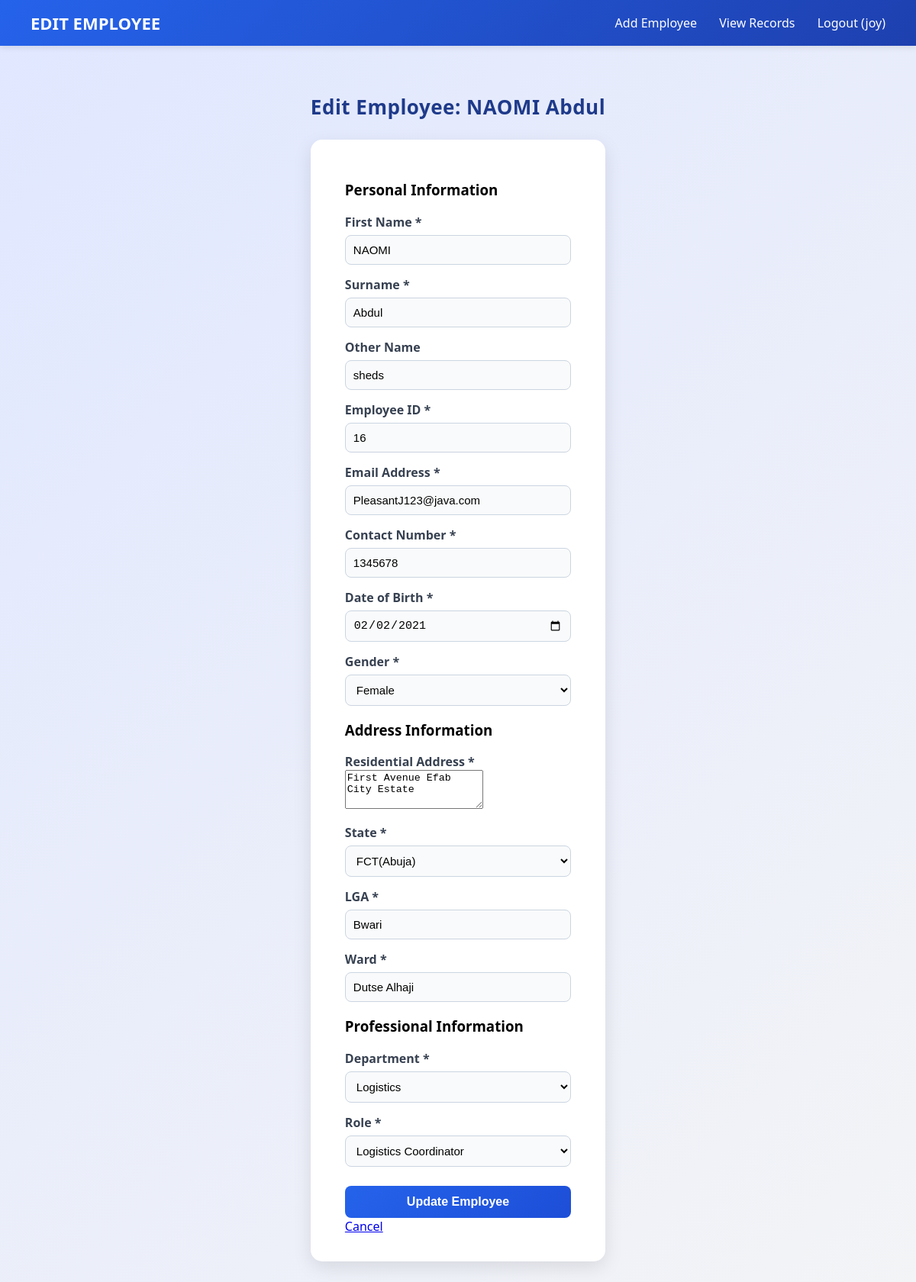
Screenshot of /employee/edit/3/ (signed in) with the database file from the repository.
### employees/models.py (models this page shows, shortened)
class Employee(models.Model):
    first_name = models.CharField(max_length=100)
    surname = models.CharField(max_length=100)  # Changed from last_name to match form
    other_name = models.CharField(max_length=100, blank=True, null=True)
    employee_id = models.CharField(max_length=50, unique=True)  # NEW field
    email = models.EmailField(unique=True)
    contact_number = models.CharField(max_length=20)  # NEW field
    date_of_birth = models.DateField()
    address = models.TextField()  # NEW field
    GENDER_CHOICES = [
        ('Male', 'Male'),
        ('Female', 'Female'),
    ]
    gender = models.CharField(max_length=10, choices=GENDER_CHOICES)
    state = models.CharField(max_length=100)
    lga = models.CharField(max_length=100)  # Local Government Area
    ward = models.CharField(max_length=100)
    department = models.CharField(max_length=100)
    role = models.CharField(max_length=100)
    profile_picture = models.ImageField(
        upload_to='profile_pictures/',
        blank=True,
        null=True,
        verbose_name='Profile Picture'
    )
    created_at = models.DateTimeField(auto_now_add=True)
    updated_at = models.DateTimeField(auto_now=True)
    class Meta:
        db_table = 'employees'
        ordering = ['-created_at']  # Newest records first by default

### employees/views.py (the view)
    def _wrapped_view(request, *args, **kwargs):
        if not request.user.is_superuser:
            return redirect('access_denied')
        return view_func(request, *args, **kwargs)

### employees/views.py (called while the page is built, shortened)
def superuser_required(view_func):
    def _wrapped_view(request, *args, **kwargs):
        if not request.user.is_superuser:
            return redirect('access_denied')
        return view_func(request, *args, **kwargs)
    return _wrapped_view

@login_required
@superuser_required
def edit_employee(request, employee_id):
    employee = get_object_or_404(Employee, id=employee_id)
    return render(request, 'employees/edit_form.html', {'employee': employee})

### employees/templates/employees/edit_form.html (shortened to what this page needs)
<!DOCTYPE html>
<html lang="en">
<head>
    {% load static %}
    <link rel="stylesheet" href="{% static 'css/form.css' %}">
</head>
<body>
    <header class="navbar">
        <h1>EDIT EMPLOYEE</h1>
        <nav>
            <a href="{% url 'employee_form' %}">Add Employee</a>
            <a href="{% url 'view_records' %}">View Records</a>
            {% if user.is_authenticated %}
                <a href="{% url 'logout' %}">Logout ({{ user.username }})</a>
            {% endif %}
        </nav>
    </header>
    <main class="form-page">
        <div class="form-container">
            <h2>Edit Employee: {{ employee.first_name }} {{ employee.surname }}</h2>
            <form method="POST" class="employee-form">
                <div class="form-section">
                    <h3>Personal Information</h3>
                    <div class="form-row">
                        <div class="form-group">
                            <label for="firstname">First Name *</label>
                            <input type="text" id="firstname" name="firstname" value="{{ employee.first_name }}" required>
                        </div>
                        <div class="form-group">
                            <label for="surname">Surname *</label>
                            <input type="text" id="surname" name="surname" value="{{ employee.surname }}" required>
                        </div>
                    </div>
                    <div class="form-row">
                        <div class="form-group">
                            <label for="othername">Other Name</label>
                            <input type="text" id="othername" name="othername" value="{{ employee.other_name|default:'' }}">
                        </div>
                        <div class="form-group">
                            <label for="employeeid">Employee ID *</label>
                            <input type="text" id="employeeid" name="employeeid" value="{{ employee.employee_id }}" required>
                        </div>
                    </div>
                    <div class="form-row">
                        <div class="form-group">
                            <label for="email">Email Address *</label>
                            <input type="email" id="email" name="email" value="{{ employee.email }}" required>
                        </div>
                        <div class="form-group">
                            <label for="contactnumber">Contact Number *</label>
                            <input type="tel" id="contactnumber" name="contactnumber" value="{{ employee.contact_number }}" required>
                        </div>
                    </div>
                    <div class="form-row">
                        <div class="form-group">
                            <label for="dob">Date of Birth *</label>
                            <input type="date" id="dob" name="dob" value="{{ employee.date_of_birth|date:'Y-m-d' }}" required>
                        </div>
                        <div class="form-group">
                            <label for="gender">Gender *</label>
                            <select id="gender" name="gender" required>
                                <option value="Female" {% if employee.gender == 'Female' %}selected{% endif %}>Female</option>
                            </select>
                        </div>
                    </div>
                </div>
                <div class="form-section">
                    <h3>Address Information</h3>
                    <div class="form-group">
                        <label for="address">Residential Address *</label>
                        <textarea id="address" name="address" rows="3" required>{{ employee.address }}</textarea>
                    </div>
                    <div class="form-row">
                        <div class="form-group">
                            <label for="state">State *</label>
                            <select id="state" name="state" required>
                                <option value="FCT(Abuja)" {% if employee.state == 'FCT(Abuja)' %}selected{% endif %}>FCT(Abuja)</option>
                            </select>
                        </div>
                        <div class="form-group">
                            <label for="lga">LGA *</label>
                            <input type="text" id="lga" name="lga" value="{{ employee.lga }}" required>
                        </div>
                        <div class="form-group">
                            <label for="ward">Ward *</label>
                            <input type="text" id="ward" name="ward" value="{{ employee.ward }}" required>
                        </div>
                    </div>
                </div>
                <div class="form-section">
                    <h3>Professional Information</h3>
                    <div class="form-row">
                        <div class="form-group">
                            <label for="department">Department *</label>
                            <select id="department" name="department" required>
                                <option value="Logistics" {% if employee.department == 'Logistics' %}selected{% endif %}>Logistics</option>
                            </select>
                        </div>
                        <div class="form-group">
                            <label for="role">Role *</label>
                            <select id="role" name="role" required>
                                <option value="Logistics Coordinator" {% if employee.role == 'Logistics Coordinator' %}selected{% endif %}>Logistics Coordinator</option>
                            </select>
                        </div>
                    </div>
                </div>
                <div class="form-actions">
                    <button type="submit" class="submit-btn">Update Employee</button>
                    <a href="{% url 'view_records' %}" class="cancel-btn">Cancel</a>
                </div>
            </form>
        </div>
    </main>
</body>
</html>

### employees/static/css/form.css (style rules this page uses)
*, *::before, *::after { box-sizing: border-box; }
body { font-family: 'Segoe UI', Tahoma, Geneva, Verdana, sans-serif; background: linear-gradient(135deg, #e0e7ff, #f3f4f6); margin: 0; padding: 0; min-height: 100vh; display: flex; flex-direction: column; align-items: center; }
.navbar { width: 100%; background: linear-gradient(135deg, #2563eb, #1e40af); color: #fff; display: flex; justify-content: space-between; align-items: center; padding: 15px 40px; box-shadow: 0 2px 8px rgba(0, 0, 0, 0.1); position: sticky; top: 0; z-index: 9999; flex-wrap: wrap; gap: 10px; }
.navbar h1 { font-size: 22px; margin: 0; font-weight: 600; }
.navbar nav a { color: white; text-decoration: none; margin-left: 25px; font-weight: 500; transition: color 0.3s ease; pointer-events: auto; }
main { flex-grow: 1; width: 100%; display: flex; justify-content: center; align-items: flex-start; padding: 40px 20px; }
form { background: #ffffff; padding: 35px 45px; border-radius: 15px; box-shadow: 0 8px 25px rgba(0, 0, 0, 0.1); width: 100%; max-width: 600px; transition: transform 0.3s ease, box-shadow 0.3s ease; }
h2 { text-align: center; color: #1e3a8a; font-size: 26px; margin-bottom: 25px; letter-spacing: 0.5px; }
label { display: block; margin-top: 15px; font-weight: 600; color: #374151; }
input, select { width: 100%; padding: 10px; margin-top: 6px; border-radius: 8px; border: 1px solid #cbd5e1; background-color: #f9fafb; font-size: 15px; transition: border-color 0.2s, box-shadow 0.2s; }
button { margin-top: 25px; padding: 12px; background: linear-gradient(135deg, #2563eb, #1d4ed8); color: white; border: none; border-radius: 8px; cursor: pointer; width: 100%; font-size: 16px; font-weight: 600; transition: background 0.3s ease, transform 0.2s ease; }

### rows the page displays
Employee: first_name "NAOMI", surname "Abdul", firstname "NAOMI", othername "sheds", employeeid "16", email "PleasantJ123@java.com", contactnumber "1345678", dob "02/02/2021", gender "Female", address "First Avenue Efab City Estate", state "FCT(Abuja)", lga "Bwari", ward "Dutse Alhaji", department "Logistics", role "Logistics Coordinator"

### other values shown
{{ user.username }} "joy"
